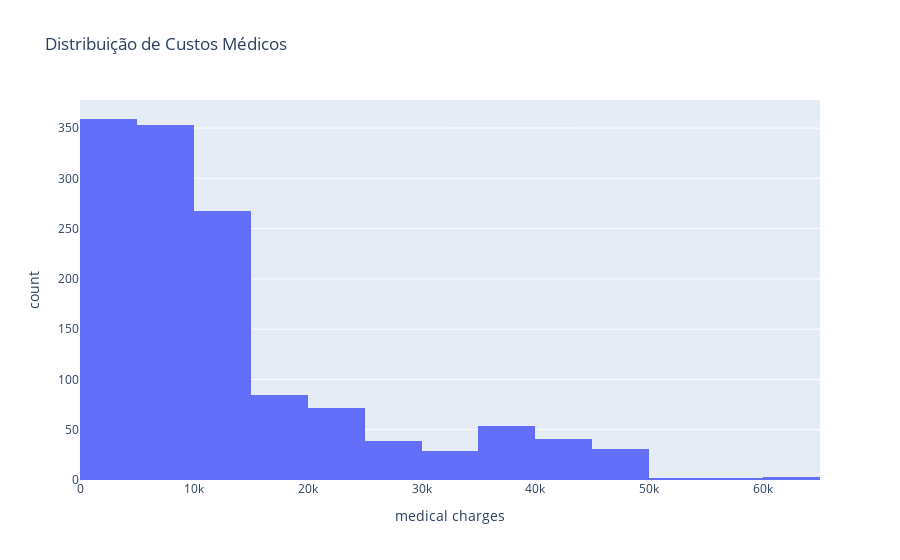

Notebook source saved alongside this figure:
### Markdown cell above
### EDA

### Code cell
# Mostrar distribuicao de custos medicos
fig = px.histogram(df_costs, x='medical charges', nbins=30, title='Distribuição de Custos Médicos')
fig.show()

### Figure 1 — Plotly figure (JSON) as saved in the notebook; plotly's stock layout.template omitted (floating-point values rounded to 4 significant figures; data arrays with more than 128 entries replaced by an {"elided": "..."} marker saying what was removed)
{"data": [{"bingroup": "x", "hovertemplate": "medical charges=%{x}<br>count=%{y}<extra></extra>", "legendgroup": "", "marker": {"color": "#636efa", "pattern": {"shape": ""}}, "name": "", "nbinsx": 30, "orientation": "v", "showlegend": false, "type": "histogram", "x": {"elided": "1338 float values"}, "xaxis": "x", "yaxis": "y"}], "layout": {"barmode": "relative", "legend": {"tracegroupgap": 0}, "title": {"text": "Distribuição de Custos Médicos"}, "xaxis": {"anchor": "y", "domain": [0, 1], "title": {"text": "medical charges"}}, "yaxis": {"anchor": "x", "domain": [0, 1], "title": {"text": "count"}}}}
